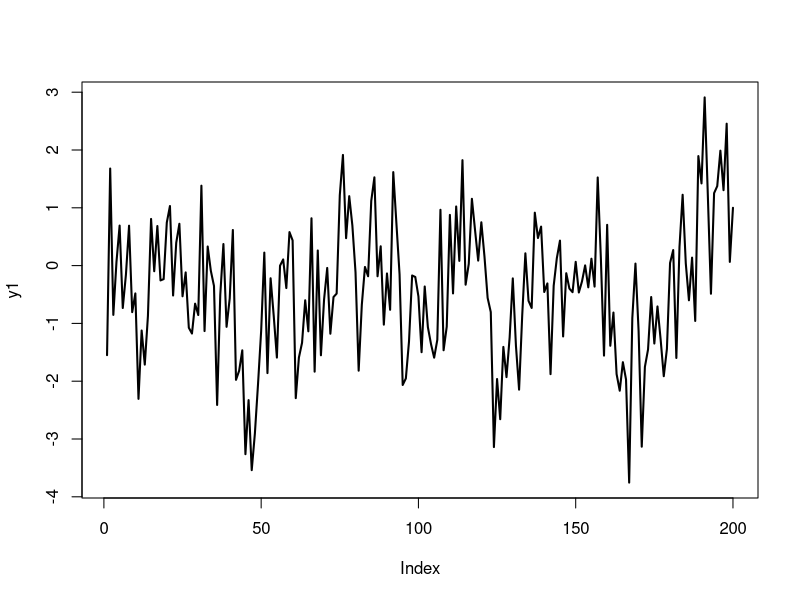
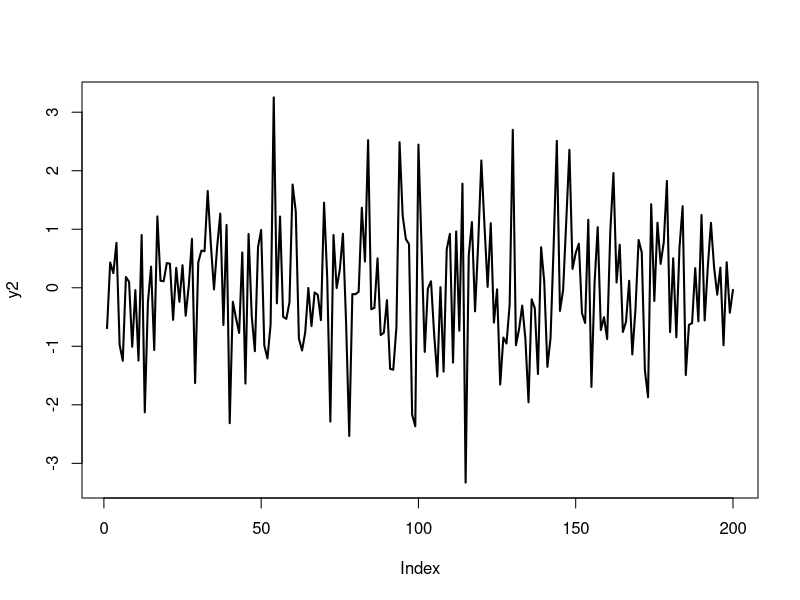
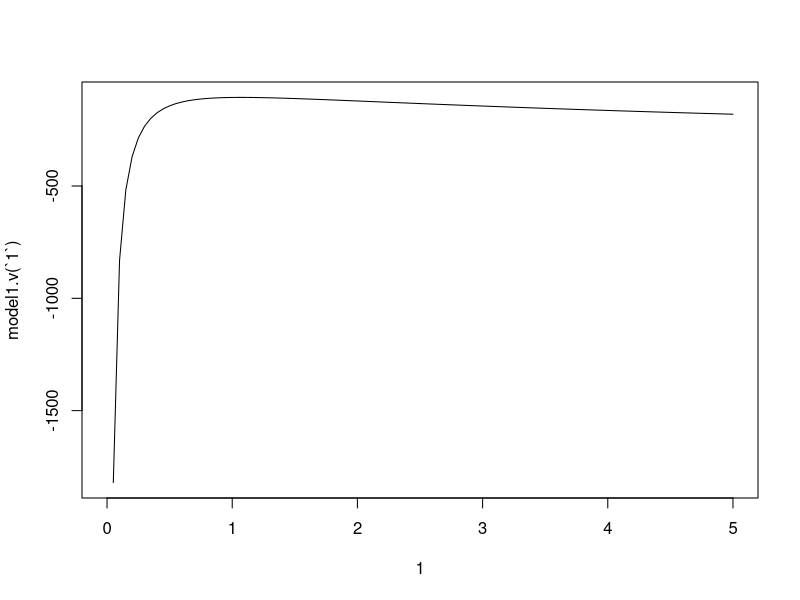
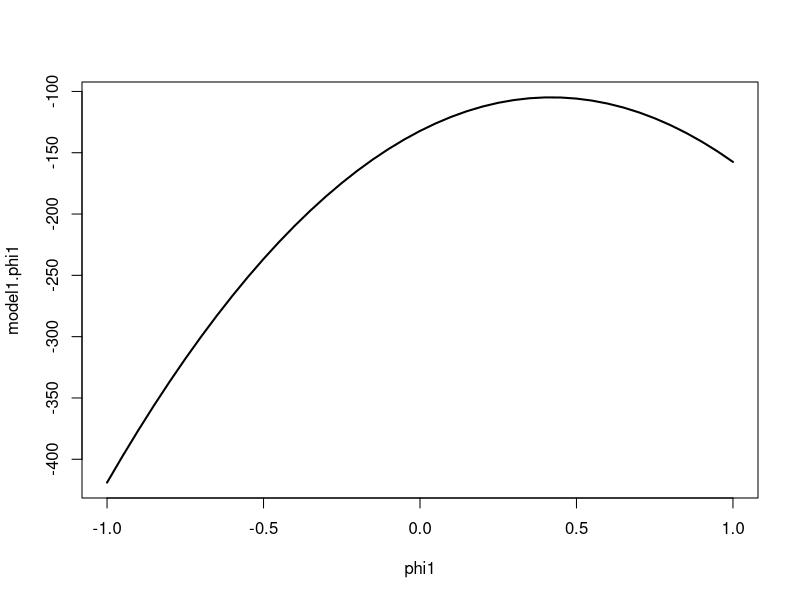
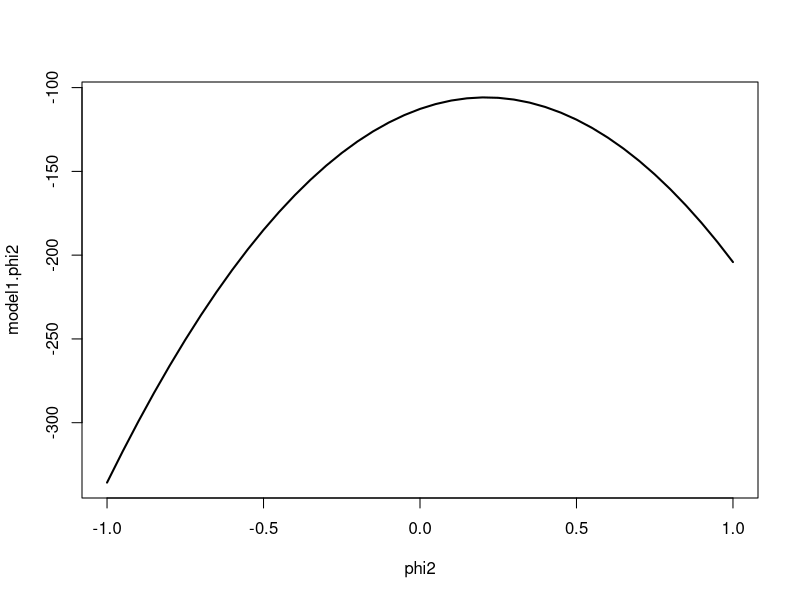
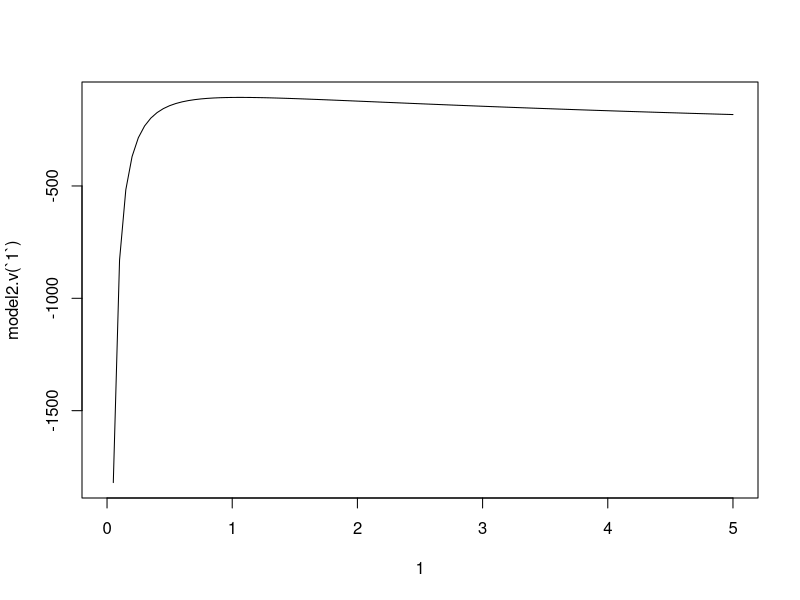
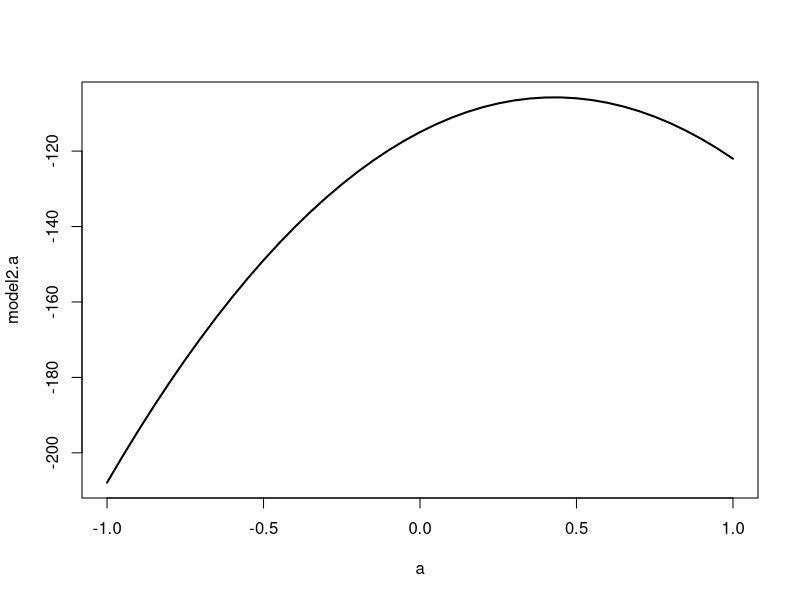
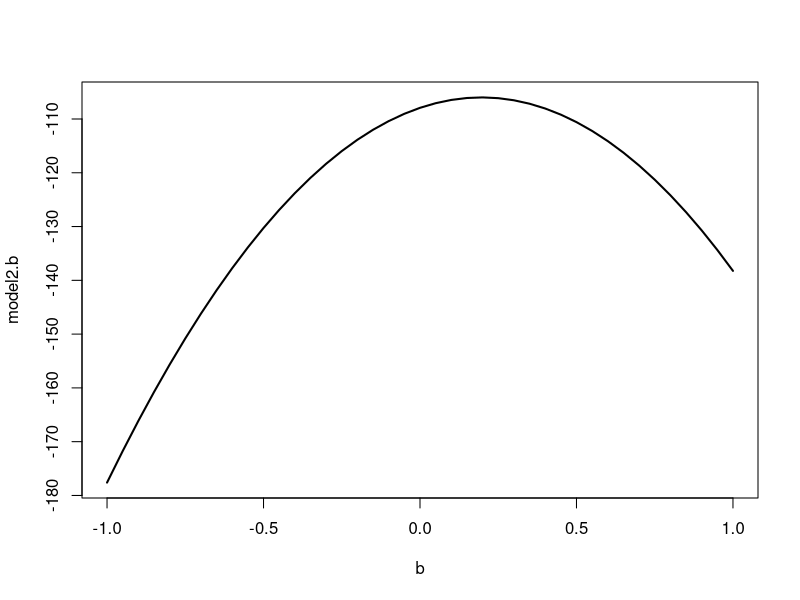

Generate these figures, in order, with R:
#############Answer 1 (a)
#Sampling 200 observations using parameter phi1 = 0.5 phi2 = 0.2
#Model 1
n = 200
y1 = rep(NA,n)
phi1 = 0.5
phi2 = 0.2
v = 1

y1[1] = rnorm(1,mean=0,sd=sqrt(v/ (1-(phi1^2+phi2^2)) ))
y1[2] = rnorm(1,mean=0,sd=sqrt(v/ (1-(phi1^2+phi2^2)) ))

for(t in 3:n) y1[t] = phi1*y1[t-1]+ phi2*y1[t-2] + rnorm(1,mean=0,sd=sqrt(v))

plot(y1,type="l",lwd=2)

#Model 2
n = 200
y2 = rep(NA,n)
a = 0.5
b = 0.2
w = 0.3
v = 1

for(t in 1:n) y2[t] = a*cos(2*pi*w*t)+ b*sin(2*pi*w*t) + rnorm(1,mean=0,sd=sqrt(v))

plot(y2,type="l",lwd=2)

#############Answer 1 (b)(i)
library(stats4)
########MLEs
#Model 1 - Using Conditional Likelihood
model1 <- function(phi1,phi2,v)
{
((n-2)*log(v)/2)+sum((y1[3:n] - phi1*y1[2:(n-1)]- phi2*y1[1:(n-2)])^2/(2*v))
}
mle.model1 <- mle(model1,start=list(phi1=0,phi2=0,v=0.5))

#Model 2
t<-(1:200)
model2 <- function(a,b,v)
{
(n*log(v)/2) + sum((y2-a*cos(2*pi*w*t)-b*sin(2*pi*w*t))^2/(2*v))
}
mle.model2 <- mle(model2,start=list(a=0,b=0,v=0.5))

#############Answer 1 (b)(ii)
########MAP - Under Reference Prior - (1/v)
#Model 1 - Using Conditional Likelihood
model1 <- function(phi1,phi2,v)
{
  ((((n-2)/2)+1)*log(v))+sum((y1[3:n] - phi1*y1[2:(n-1)]- phi2*y1[1:(n-2)])^2/(2*v))
}

map.model1 <- mle(model1,start=list(phi1=0,phi2=0,v=0.5))

#Model 2
t<-(1:200)
model2 <- function(a,b,v)
{
  (((n/2)+1)*log(v)) + sum((y2-a*cos(2*pi*w*t)-b*sin(2*pi*w*t))^2/(2*v))
}

map.model2 <- mle(model2,start=list(a=0,b=0,v=0.5))

#############Answer 1 (b)(iii)
########Sketch
#Model 1 - Using Conditional Likelihood
model1.v <- function(v)
{
  -((n-2)*log(v)/2)-sum((y1[3:n] - 0.5*y1[2:(n-1)]- 0.2*y1[1:(n-2)])^2)/(2*v)
}
curve(model1.v,xname=v,xlim = c(0,5))

phi1 <- seq(from=-1,to=1,by=0.05)
model1.phi1 <- seq(from=-1,to=1,by=0.05)
model1.formula.phi1 <- function(phi1)
{
  -((n-2)*log(v)/2)-sum((y1[3:n] - phi1*y1[2:(n-1)]- 0.2*y1[1:(n-2)])^2)/(2*v)
}

for (i in 1:length(phi1)) model1.phi1[i] <- model1.formula.phi1(phi1[i])
plot(phi1,model1.phi1,type="l",lwd=2)
#par(new=TRUE)
phi2 <- seq(from=-1,to=1,by=0.05)
model1.phi2 <- seq(from=-1,to=1,by=0.05)
model1.formula.phi2 <- function(phi2)
{
  -((n-2)*log(v)/2)-sum((y1[3:n] - 0.5*y1[2:(n-1)]- phi2*y1[1:(n-2)])^2)/(2*v)
}

for (i in 1:length(phi2)) model1.phi2[i] <- model1.formula.phi2(phi2[i])
plot(phi2,model1.phi2,type="l",lwd=2)


#Model 2 Answer 1 (b)(iv)
model2.v <- function(v)
{
  -(n*log(v)/2) - sum((y2-0.5*cos(2*pi*w*t)-0.2*sin(2*pi*w*t))^2)/(2*v)
}
curve(model2.v,xname=v,xlim = c(0,5))

a <- seq(from=-1,to=1,by=0.05)
model2.a <- seq(from=-1,to=1,by=0.05)
model2.formula.a <- function(a)
{
  -(n*log(v)/2) - sum((y2-a*cos(2*pi*w*t)-0.2*sin(2*pi*w*t))^2/(2*v))
}

for (i in 1:length(a)) model2.a[i] <- model2.formula.a(a[i])
plot(a,model2.a,type="l",lwd=2)
#par(new=TRUE)
b <- seq(from=-1,to=1,by=0.05)
model2.b <- seq(from=-1,to=1,by=0.05)
model2.formula.b <- function(b)
{
  -(n*log(v)/2) - sum((y2-0.5*cos(2*pi*w*t)-b*sin(2*pi*w*t))^2/(2*v))
}

for (i in 1:length(b)) model2.b[i] <- model2.formula.b(b[i])
plot(b,model2.b,type="l",lwd=2)
